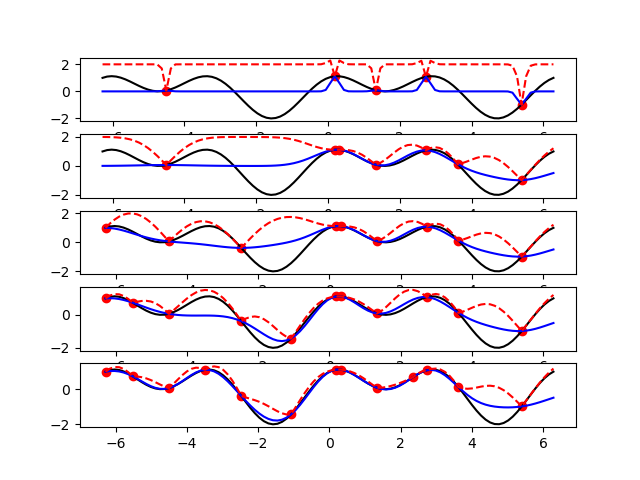

The script that drew this image:
import numpy as np
import matplotlib.pyplot as plt
from sklearn.gaussian_process import GaussianProcessRegressor
from sklearn.gaussian_process.kernels import RBF
from scipy.stats import norm

np.random.seed(42)

def  black_box_function ( x ): 
    y = np.sin(x) + np.cos( 2 *x) 
    return y 

# x 值的范围
x_range = np.linspace(- 2 *np.pi, 2 *np.pi, 100 ) 

# 每个 x 值的输出
true_value = black_box_function(x_range) 

# 采样
num_samples = 5
sample_x = np.random.choice(x_range, size=num_samples)
sample_y = black_box_function(sample_x)

fig = plt.figure()

# UCB
def upper_confidence_bound(x, gp_model, beta=2.0):
    y_pred, y_std = gp_model.predict(x.reshape(-1, 1), return_std=True)
    ucb = y_pred + beta * y_std
    return ucb

kernel = RBF(length_scale=1.0)
gp_model = GaussianProcessRegressor(kernel=kernel)

for i in range(10):

    gp_model.fit(sample_x.reshape(-1, 1), sample_y)
    y_pred, y_std = gp_model.predict(x_range.reshape(-1, 1), return_std=True)
    

    # policy search
    ucb = upper_confidence_bound(x_range, gp_model)

    if i % 2 == 0:
        ax = fig.add_subplot(5,1,(i/2)+1)
        ax.plot(x_range,true_value,'black')
        ax.scatter(sample_x, sample_y, color='r')
        ax.plot(x_range, y_pred,'b')
        ax.plot(x_range, ucb, 'r--')
    
    new_x = x_range[np.argmax(ucb)]
    new_y = black_box_function(new_x)
    sample_x = np.append(sample_x, new_x)
    sample_y = np.append(sample_y, new_y)

plt.show()
